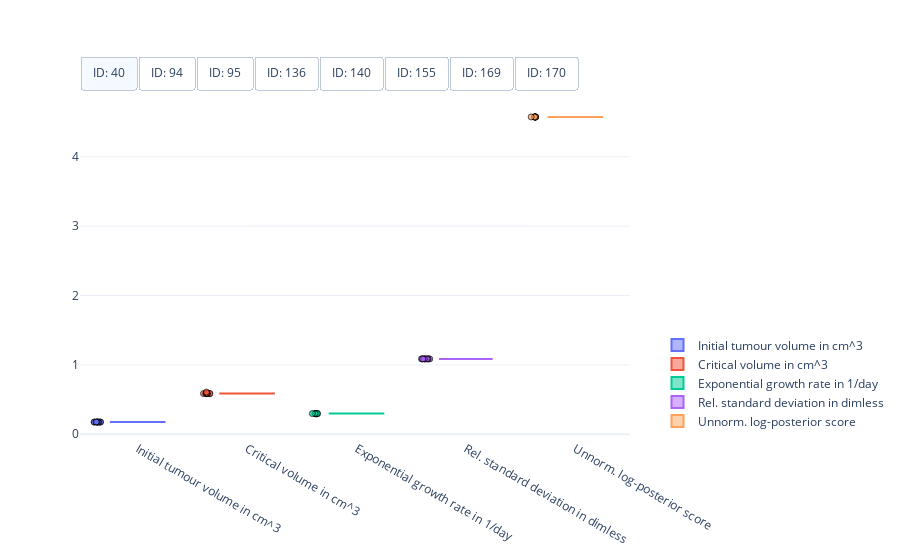

Notebook source saved alongside this figure:
### Code cell
#
# Visualisation of the spread of optimised model parameters for multiple runs from different initial points.
#
# This cell needs the above optimised parameters, and their respective objective function scores, as well as the data
# [mouse_parameters_multiplicative_noise, log_posterior_scores_multiplicative_noise, data]
#

import plotly.colors
import plotly.graph_objects as go


# Get mouse ids
mouse_ids = data['#ID'].unique()

# Get number of parameters + score (for visualisation)
n_params = mouse_parameters.shape[2] + 1

# Define colorscheme
colors = plotly.colors.qualitative.Plotly[:n_params]

# Get optimised parameters
optimised_parameters = mouse_parameters_multiplicative_noise

# Get optimised parameters
scores = log_posterior_scores_multiplicative_noise

# Create figure
fig = go.Figure()

# Box plot of optimised model parameters
for index, id_m in enumerate(mouse_ids):
    # Get optimised parameters
    parameters = optimised_parameters[index, ...]

    # Get scores
    score = scores[index, :]

    # Create box plot of for initial tumour volume
    fig.add_trace(
        go.Box(
            y=parameters[:, 0],  
            name="Initial tumour volume in cm^3",
            boxpoints='all',
            jitter=0.2,
            pointpos=-1.5,
            visible=True if index == 0 else False,
            marker=dict(
                symbol='circle',
                opacity=0.7,
                line=dict(color='black', width=1)),
            marker_color=colors[0],
            line_color=colors[0]))

    # Create box plot for critical volume
    fig.add_trace(
        go.Box(
            y=parameters[:, 1],  
            name="Critical volume in cm^3",
            boxpoints='all',
            jitter=0.2,
            pointpos=-1.5,
            visible=True if index == 0 else False,
            marker=dict(
                symbol='circle',
                opacity=0.7,
                line=dict(color='black', width=1)),
            marker_color=colors[1],
            line_color=colors[1]))

    # Create box plot of for exponential tumour growth
    fig.add_trace(
        go.Box(
            y=parameters[:, 2],  
            name="Exponential growth rate in 1/day",
            boxpoints='all',
            jitter=0.2,
            pointpos=-1.5,
            visible=True if index == 0 else False,
            marker=dict(
                symbol='circle',
                opacity=0.7,
                line=dict(color='black', width=1)),
            marker_color=colors[2],
            line_color=colors[2]))

    # Create box plot for sigma
    fig.add_trace(
        go.Box(
            y=parameters[:, 3],  
            name="Rel. standard deviation in dimless",
            boxpoints='all',
            jitter=0.2,
            pointpos=-1.5,
            visible=True if index == 0 else False,
            marker=dict(
                symbol='circle',
                opacity=0.7,
                line=dict(color='black', width=1)),
            marker_color=colors[3],
            line_color=colors[3]))
    
    # Create box plot of for objective function score
    fig.add_trace(
        go.Box(
            y=score,  
            name="Unnorm. log-posterior score",
            boxpoints='all',
            jitter=0.2,
            pointpos=-1.5,
            visible=True if index == 0 else False,
            marker=dict(
                symbol='circle',
                opacity=0.7,
                line=dict(color='black', width=1)),
            marker_color=colors[4],
            line_color=colors[4]))

# Set figure size
fig.update_layout(
    autosize=True,
    template="plotly_white")

# Add switch between mice
fig.update_layout(
    updatemenus=[
        dict(
            type = "buttons",
            direction = "right",
            buttons=list([
                dict(
                    args=[{"visible": [True]*5 + [False]*(5 * 7)}],
                    label="ID: %d" % mouse_ids[0],
                    method="restyle"
                ),
                dict(
                    args=[{"visible": [False]*5 + [True]*5 + [False]*(5 * 6)}],
                    label="ID: %d" % mouse_ids[1],
                    method="restyle"
                ),
                dict(
                    args=[{"visible": [False]*(5 * 2) + [True]*5 + [False]*(5 * 5)}],
                    label="ID: %d" % mouse_ids[2],
                    method="restyle"
                ),
                dict(
                    args=[{"visible": [False]*(5 * 3) + [True]*5 + [False]*(5 * 4)}],
                    label="ID: %d" % mouse_ids[3],
                    method="restyle"
                ),
                dict(
                    args=[{"visible": [False]*(5 * 4) + [True]*5 + [False]*(5 * 3)}],
                    label="ID: %d" % mouse_ids[4],
                    method="restyle"
                ),
                dict(
                    args=[{"visible": [False]*(5 * 5) + [True]*5 + [False]*(5 * 2)}],
                    label="ID: %d" % mouse_ids[5],
                    method="restyle"
                ),
                dict(
                    args=[{"visible": [False]*(5 * 6) + [True]*5 + [False]* 5}],
                    label="ID: %d" % mouse_ids[6],
                    method="restyle"
                ),
                dict(
                    args=[{"visible": [False]*(5 * 7) + [True]*5}],
                    label="ID: %d" % mouse_ids[7],
                    method="restyle"
                )
            ]),
            pad={"r": 0, "t": -10},
            showactive=True,
            x=0.0,
            xanchor="left",
            y=1.1,
            yanchor="top"
        )
    ]
)

# Position legend
fig.update_layout(legend=dict(
    yanchor="bottom",
    y=0.01,
    xanchor="left",
    x=1.05))

# Show figure
fig.show()

### Figure 1 — Plotly figure (JSON) as saved in the notebook; plotly's stock layout.template omitted (floating-point values rounded to 4 significant figures)
{"data": [{"boxpoints": "all", "jitter": 0.2, "line": {"color": "#636EFA"}, "marker": {"color": "#636EFA", "line": {"color": "black", "width": 1}, "opacity": 0.7, "symbol": "circle"}, "name": "Initial tumour volume in cm^3", "pointpos": -1.5, "type": "box", "visible": true, "y": [0.1757, 0.1757, 0.1757, 0.176, 0.1757, 0.1757, 0.1758, 0.1758, 0.1757, 0.1757]}, {"boxpoints": "all", "jitter": 0.2, "line": {"color": "#EF553B"}, "marker": {"color": "#EF553B", "line": {"color": "black", "width": 1}, "opacity": 0.7, "symbol": "circle"}, "name": "Critical volume in cm^3", "pointpos": -1.5, "type": "box", "visible": true, "y": [0.5861, 0.5868, 0.5863, 0.6079, 0.586, 0.5861, 0.5863, 0.5929, 0.5861, 0.5861]}, {"boxpoints": "all", "jitter": 0.2, "line": {"color": "#00CC96"}, "marker": {"color": "#00CC96", "line": {"color": "black", "width": 1}, "opacity": 0.7, "symbol": "circle"}, "name": "Exponential growth rate in 1/day", "pointpos": -1.5, "type": "box", "visible": true, "y": [0.2979, 0.2977, 0.2977, 0.2926, 0.2979, 0.2979, 0.2978, 0.2962, 0.2979, 0.2979]}, {"boxpoints": "all", "jitter": 0.2, "line": {"color": "#AB63FA"}, "marker": {"color": "#AB63FA", "line": {"color": "black", "width": 1}, "opacity": 0.7, "symbol": "circle"}, "name": "Rel. standard deviation in dimless", "pointpos": -1.5, "type": "box", "visible": true, "y": [1.086, 1.086, 1.086, 1.086, 1.087, 1.086, 1.086, 1.086, 1.086, 1.086]}, {"boxpoints": "all", "jitter": 0.2, "line": {"color": "#FFA15A"}, "marker": {"color": "#FFA15A", "line": {"color": "black", "width": 1}, "opacity": 0.7, "symbol": "circle"}, "name": "Unnorm. log-posterior score", "pointpos": -1.5, "type": "box", "visible": true, "y": [4.575, 4.575, 4.574, 4.573, 4.575, 4.575, 4.575, 4.574, 4.575, 4.575]}, {"boxpoints": "all", "jitter": 0.2, "line": {"color": "#636EFA"}, "marker": {"color": "#636EFA", "line": {"color": "black", "width": 1}, "opacity": 0.7, "symbol": "circle"}, "name": "Initial tumour volume in cm^3", "pointpos": -1.5, "type": "box", "visible": false, "y": [0.07325, 0.07325, 0.07325, 0.07353, 0.07325, 0.07325, 0.07325, 0.07325, 0.07325, 0.07325]}, {"boxpoints": "all", "jitter": 0.2, "line": {"color": "#EF553B"}, "marker": {"color": "#EF553B", "line": {"color": "black", "width": 1}, "opacity": 0.7, "symbol": "circle"}, "name": "Critical volume in cm^3", "pointpos": -1.5, "type": "box", "visible": false, "y": [0.05611, 0.05611, 0.05611, 0.06078, 0.05611, 0.05611, 0.05611, 0.05611, 0.05611, 0.05611]}, {"boxpoints": "all", "jitter": 0.2, "line": {"color": "#00CC96"}, "marker": {"color": "#00CC96", "line": {"color": "black", "width": 1}, "opacity": 0.7, "symbol": "circle"}, "name": "Exponential growth rate in 1/day", "pointpos": -1.5, "type": "box", "visible": false, "y": [0.3584, 0.3584, 0.3584, 0.337, 0.3584, 0.3584, 0.3584, 0.3584, 0.3584, 0.3584]}, {"boxpoints": "all", "jitter": 0.2, "line": {"color": "#AB63FA"}, "marker": {"color": "#AB63FA", "line": {"color": "black", "width": 1}, "opacity": 0.7, "symbol": "circle"}, "name": "Rel. standard deviation in dimless", "pointpos": -1.5, "type": "box", "visible": false, "y": [1.074, 1.074, 1.074, 1.074, 1.074, 1.074, 1.074, 1.074, 1.074, 1.074]}, {"boxpoints": "all", "jitter": 0.2, "line": {"color": "#FFA15A"}, "marker": {"color": "#FFA15A", "line": {"color": "black", "width": 1}, "opacity": 0.7, "symbol": "circle"}, "name": "Unnorm. log-posterior score", "pointpos": -1.5, "type": "box", "visible": false, "y": [27.81, 27.81, 27.81, 27.8, 27.81, 27.81, 27.81, 27.81, 27.81, 27.81]}, {"boxpoints": "all", "jitter": 0.2, "line": {"color": "#636EFA"}, "marker": {"color": "#636EFA", "line": {"color": "black", "width": 1}, "opacity": 0.7, "symbol": "circle"}, "name": "Initial tumour volume in cm^3", "pointpos": -1.5, "type": "box", "visible": false, "y": [0.1972, 0.1968, 0.1968, 0.1968, 0.1968, 0.1968, 0.1968, 0.1968, 0.1968, 0.1968]}, {"boxpoints": "all", "jitter": 0.2, "line": {"color": "#EF553B"}, "marker": {"color": "#EF553B", "line": {"color": "black", "width": 1}, "opacity": 0.7, "symbol": "circle"}, "name": "Critical volume in cm^3", "pointpos": -1.5, "type": "box", "visible": false, "y": [1.064, 1.043, 1.043, 1.043, 1.043, 1.043, 1.043, 1.043, 1.043, 1.043]}, {"boxpoints": "all", "jitter": 0.2, "line": {"color": "#00CC96"}, "marker": {"color": "#00CC96", "line": {"color": "black", "width": 1}, "opacity": 0.7, "symbol": "circle"}, "name": "Exponential growth rate in 1/day", "pointpos": -1.5, "type": "box", "visible": false, "y": [0.1892, 0.1907, 0.1907, 0.1907, 0.1907, 0.1907, 0.1907, 0.1907, 0.1907, 0.1907]}, {"boxpoints": "all", "jitter": 0.2, "line": {"color": "#AB63FA"}, "marker": {"color": "#AB63FA", "line": {"color": "black", "width": 1}, "opacity": 0.7, "symbol": "circle"}, "name": "Rel. standard deviation in dimless", "pointpos": -1.5, "type": "box", "visible": false, "y": [1.152, 1.152, 1.152, 1.152, 1.152, 1.152, 1.152, 1.152, 1.152, 1.152]}, {"boxpoints": "all", "jitter": 0.2, "line": {"color": "#FFA15A"}, "marker": {"color": "#FFA15A", "line": {"color": "black", "width": 1}, "opacity": 0.7, "symbol": "circle"}, "name": "Unnorm. log-posterior score", "pointpos": -1.5, "type": "box", "visible": false, "y": [0.4998, 0.5006, 0.5006, 0.5006, 0.5006, 0.5006, 0.5006, 0.5006, 0.5006, 0.5006]}, {"boxpoints": "all", "jitter": 0.2, "line": {"color": "#636EFA"}, "marker": {"color": "#636EFA", "line": {"color": "black", "width": 1}, "opacity": 0.7, "symbol": "circle"}, "name": "Initial tumour volume in cm^3", "pointpos": -1.5, "type": "box", "visible": false, "y": [0.1314, 0.1317, 0.1315, 0.1314, 0.1314, 0.1315, 0.1314, 0.1314, 0.1315, 0.1314]}, {"boxpoints": "all", "jitter": 0.2, "line": {"color": "#EF553B"}, "marker": {"color": "#EF553B", "line": {"color": "black", "width": 1}, "opacity": 0.7, "symbol": "circle"}, "name": "Critical volume in cm^3", "pointpos": -1.5, "type": "box", "visible": false, "y": [0.5608, 0.5677, 0.567, 0.5608, 0.5608, 0.5671, 0.5608, 0.5608, 0.561, 0.5608]}, {"boxpoints": "all", "jitter": 0.2, "line": {"color": "#00CC96"}, "marker": {"color": "#00CC96", "line": {"color": "black", "width": 1}, "opacity": 0.7, "symbol": "circle"}, "name": "Exponential growth rate in 1/day", "pointpos": -1.5, "type": "box", "visible": false, "y": [0.1482, 0.1474, 0.1476, 0.1482, 0.1482, 0.1475, 0.1482, 0.1482, 0.1481, 0.1482]}, {"boxpoints": "all", "jitter": 0.2, "line": {"color": "#AB63FA"}, "marker": {"color": "#AB63FA", "line": {"color": "black", "width": 1}, "opacity": 0.7, "symbol": "circle"}, "name": "Rel. standard deviation in dimless", "pointpos": -1.5, "type": "box", "visible": false, "y": [1.083, 1.083, 1.083, 1.083, 1.083, 1.083, 1.083, 1.083, 1.083, 1.083]}, {"boxpoints": "all", "jitter": 0.2, "line": {"color": "#FFA15A"}, "marker": {"color": "#FFA15A", "line": {"color": "black", "width": 1}, "opacity": 0.7, "symbol": "circle"}, "name": "Unnorm. log-posterior score", "pointpos": -1.5, "type": "box", "visible": false, "y": [17.09, 17.09, 17.09, 17.09, 17.09, 17.09, 17.09, 17.09, 17.09, 17.09]}, {"boxpoints": "all", "jitter": 0.2, "line": {"color": "#636EFA"}, "marker": {"color": "#636EFA", "line": {"color": "black", "width": 1}, "opacity": 0.7, "symbol": "circle"}, "name": "Initial tumour volume in cm^3", "pointpos": -1.5, "type": "box", "visible": false, "y": [0.1081, 0.1081, 0.1081, 0.1081, 0.1081, 0.1081, 0.1081, 0.1081, 0.1081, 0.1081]}, {"boxpoints": "all", "jitter": 0.2, "line": {"color": "#EF553B"}, "marker": {"color": "#EF553B", "line": {"color": "black", "width": 1}, "opacity": 0.7, "symbol": "circle"}, "name": "Critical volume in cm^3", "pointpos": -1.5, "type": "box", "visible": false, "y": [1000.0, 1000.0, 1000.0, 1000.0, 1000.0, 1000.0, 1000.0, 1000.0, 1000.0, 1000.0]}, {"boxpoints": "all", "jitter": 0.2, "line": {"color": "#00CC96"}, "marker": {"color": "#00CC96", "line": {"color": "black", "width": 1}, "opacity": 0.7, "symbol": "circle"}, "name": "Exponential growth rate in 1/day", "pointpos": -1.5, "type": "box", "visible": false, "y": [0.09779, 0.09779, 0.09779, 0.09779, 0.09779, 0.09779, 0.09779, 0.09779, 0.09779, 0.09779]}, {"boxpoints": "all", "jitter": 0.2, "line": {"color": "#AB63FA"}, "marker": {"color": "#AB63FA", "line": {"color": "black", "width": 1}, "opacity": 0.7, "symbol": "circle"}, "name": "Rel. standard deviation in dimless", "pointpos": -1.5, "type": "box", "visible": false, "y": [1.171, 1.171, 1.171, 1.171, 1.171, 1.171, 1.171, 1.171, 1.171, 1.171]}, {"boxpoints": "all", "jitter": 0.2, "line": {"color": "#FFA15A"}, "marker": {"color": "#FFA15A", "line": {"color": "black", "width": 1}, "opacity": 0.7, "symbol": "circle"}, "name": "Unnorm. log-posterior score", "pointpos": -1.5, "type": "box", "visible": false, "y": [8.45, 8.45, 8.45, 8.45, 8.45, 8.45, 8.45, 8.45, 8.45, 8.45]}, {"boxpoints": "all", "jitter": 0.2, "line": {"color": "#636EFA"}, "marker": {"color": "#636EFA", "line": {"color": "black", "width": 1}, "opacity": 0.7, "symbol": "circle"}, "name": "Initial tumour volume in cm^3", "pointpos": -1.5, "type": "box", "visible": false, "y": [0.1005, 0.1002, 0.1001, 0.1002, 0.1002, 0.1002, 0.1002, 0.1004, 0.1003, 0.1002]}, {"boxpoints": "all", "jitter": 0.2, "line": {"color": "#EF553B"}, "marker": {"color": "#EF553B", "line": {"color": "black", "width": 1}, "opacity": 0.7, "symbol": "circle"}, "name": "Critical volume in cm^3", "pointpos": -1.5, "type": "box", "visible": false, "y": [0.1226, 0.1223, 0.1182, 0.1224, 0.1224, 0.1223, 0.1222, 0.1225, 0.1223, 0.1222]}, {"boxpoints": "all", "jitter": 0.2, "line": {"color": "#00CC96"}, "marker": {"color": "#00CC96", "line": {"color": "black", "width": 1}, "opacity": 0.7, "symbol": "circle"}, "name": "Exponential growth rate in 1/day", "pointpos": -1.5, "type": "box", "visible": false, "y": [0.7547, 0.7555, 0.7763, 0.7556, 0.7557, 0.7564, 0.7565, 0.7551, 0.7563, 0.7564]}, {"boxpoints": "all", "jitter": 0.2, "line": {"color": "#AB63FA"}, "marker": {"color": "#AB63FA", "line": {"color": "black", "width": 1}, "opacity": 0.7, "symbol": "circle"}, "name": "Rel. standard deviation in dimless", "pointpos": -1.5, "type": "box", "visible": false, "y": [1.147, 1.147, 1.147, 1.148, 1.148, 1.147, 1.147, 1.147, 1.147, 1.147]}, {"boxpoints": "all", "jitter": 0.2, "line": {"color": "#FFA15A"}, "marker": {"color": "#FFA15A", "line": {"color": "black", "width": 1}, "opacity": 0.7, "symbol": "circle"}, "name": "Unnorm. log-posterior score", "pointpos": -1.5, "type": "box", "visible": false, "y": [2.029, 2.029, 2.027, 2.029, 2.029, 2.029, 2.029, 2.03, 2.03, 2.029]}, {"boxpoints": "all", "jitter": 0.2, "line": {"color": "#636EFA"}, "marker": {"color": "#636EFA", "line": {"color": "black", "width": 1}, "opacity": 0.7, "symbol": "circle"}, "name": "Initial tumour volume in cm^3", "pointpos": -1.5, "type": "box", "visible": false, "y": [0.1215, 0.1215, 0.1215, 0.1215, 0.1215, 0.1215, 0.1215, 0.1215, 0.1215, 0.1215]}, {"boxpoints": "all", "jitter": 0.2, "line": {"color": "#EF553B"}, "marker": {"color": "#EF553B", "line": {"color": "black", "width": 1}, "opacity": 0.7, "symbol": "circle"}, "name": "Critical volume in cm^3", "pointpos": -1.5, "type": "box", "visible": false, "y": [0.6517, 0.6517, 0.6517, 0.6517, 0.6517, 0.6517, 0.6517, 0.6517, 0.6517, 0.6517]}, {"boxpoints": "all", "jitter": 0.2, "line": {"color": "#00CC96"}, "marker": {"color": "#00CC96", "line": {"color": "black", "width": 1}, "opacity": 0.7, "symbol": "circle"}, "name": "Exponential growth rate in 1/day", "pointpos": -1.5, "type": "box", "visible": false, "y": [0.09367, 0.09367, 0.09367, 0.09367, 0.09367, 0.09367, 0.09367, 0.09367, 0.09367, 0.09367]}, {"boxpoints": "all", "jitter": 0.2, "line": {"color": "#AB63FA"}, "marker": {"color": "#AB63FA", "line": {"color": "black", "width": 1}, "opacity": 0.7, "symbol": "circle"}, "name": "Rel. standard deviation in dimless", "pointpos": -1.5, "type": "box", "visible": false, "y": [1.044, 1.044, 1.044, 1.044, 1.044, 1.044, 1.044, 1.044, 1.044, 1.044]}, {"boxpoints": "all", "jitter": 0.2, "line": {"color": "#FFA15A"}, "marker": {"color": "#FFA15A", "line": {"color": "black", "width": 1}, "opacity": 0.7, "symbol": "circle"}, "name": "Unnorm. log-posterior score", "pointpos": -1.5, "type": "box", "visible": false, "y": [31.57, 31.57, 31.57, 31.57, 31.57, 31.57, 31.57, 31.57, 31.57, 31.57]}, {"boxpoints": "all", "jitter": 0.2, "line": {"color": "#636EFA"}, "marker": {"color": "#636EFA", "line": {"color": "black", "width": 1}, "opacity": 0.7, "symbol": "circle"}, "name": "Initial tumour volume in cm^3", "pointpos": -1.5, "type": "box", "visible": false, "y": [0.08314, 0.08314, 0.08314, 0.08314, 0.08314, 0.08314, 0.08314, 0.08314, 0.08314, 0.08314]}, {"boxpoints": "all", "jitter": 0.2, "line": {"color": "#EF553B"}, "marker": {"color": "#EF553B", "line": {"color": "black", "width": 1}, "opacity": 0.7, "symbol": "circle"}, "name": "Critical volume in cm^3", "pointpos": -1.5, "type": "box", "visible": false, "y": [1.014, 1.014, 1.014, 1.014, 1.014, 1.014, 1.014, 1.014, 1.014, 1.014]}, {"boxpoints": "all", "jitter": 0.2, "line": {"color": "#00CC96"}, "marker": {"color": "#00CC96", "line": {"color": "black", "width": 1}, "opacity": 0.7, "symbol": "circle"}, "name": "Exponential growth rate in 1/day", "pointpos": -1.5, "type": "box", "visible": false, "y": [0.0836, 0.0836, 0.0836, 0.0836, 0.0836, 0.0836, 0.0836, 0.0836, 0.0836, 0.0836]}, {"boxpoints": "all", "jitter": 0.2, "line": {"color": "#AB63FA"}, "marker": {"color": "#AB63FA", "line": {"color": "black", "width": 1}, "opacity": 0.7, "symbol": "circle"}, "name": "Rel. standard deviation in dimless", "pointpos": -1.5, "type": "box", "visible": false, "y": [1.062, 1.062, 1.062, 1.062, 1.062, 1.062, 1.062, 1.062, 1.062, 1.062]}, {"boxpoints": "all", "jitter": 0.2, "line": {"color": "#FFA15A"}, "marker": {"color": "#FFA15A", "line": {"color": "black", "width": 1}, "opacity": 0.7, "symbol": "circle"}, "name": "Unnorm. log-posterior score", "pointpos": -1.5, "type": "box", "visible": false, "y": [31.43, 31.43, 31.43, 31.43, 31.43, 31.43, 31.43, 31.43, 31.43, 31.43]}], "layout": {"autosize": true, "legend": {"x": 1.05, "xanchor": "left", "y": 0.01, "yanchor": "bottom"}, "updatemenus": [{"buttons": [{"args": [{"visible": [true, true, true, true, true, false, false, false, false, false, false, false, false, false, false, false, false, false, false, false, false, false, false, false, false, false, false, false, false, false, false, false, false, false, false, false, false, false, false, false]}], "label": "ID: 40", "method": "restyle"}, {"args": [{"visible": [false, false, false, false, false, true, true, true, true, true, false, false, false, false, false, false, false, false, false, false, false, false, false, false, false, false, false, false, false, false, false, false, false, false, false, false, false, false, false, false]}], "label": "ID: 94", "method": "restyle"}, {"args": [{"visible": [false, false, false, false, false, false, false, false, false, false, true, true, true, true, true, false, false, false, false, false, false, false, false, false, false, false, false, false, false, false, false, false, false, false, false, false, false, false, false, false]}], "label": "ID: 95", "method": "restyle"}, {"args": [{"visible": [false, false, false, false, false, false, false, false, false, false, false, false, false, false, false, true, true, true, true, true, false, false, false, false, false, false, false, false, false, false, false, false, false, false, false, false, false, false, false, false]}], "label": "ID: 136", "method": "restyle"}, {"args": [{"visible": [false, false, false, false, false, false, false, false, false, false, false, false, false, false, false, false, false, false, false, false, true, true, true, true, true, false, false, false, false, false, false, false, false, false, false, false, false, false, false, false]}], "label": "ID: 140", "method": "restyle"}, {"args": [{"visible": [false, false, false, false, false, false, false, false, false, false, false, false, false, false, false, false, false, false, false, false, false, false, false, false, false, true, true, true, true, true, false, false, false, false, false, false, false, false, false, false]}], "label": "ID: 155", "method": "restyle"}, {"args": [{"visible": [false, false, false, false, false, false, false, false, false, false, false, false, false, false, false, false, false, false, false, false, false, false, false, false, false, false, false, false, false, false, true, true, true, true, true, false, false, false, false, false]}], "label": "ID: 169", "method": "restyle"}, {"args": [{"visible": [false, false, false, false, false, false, false, false, false, false, false, false, false, false, false, false, false, false, false, false, false, false, false, false, false, false, false, false, false, false, false, false, false, false, false, true, true, true, true, true]}], "label": "ID: 170", "method": "restyle"}], "direction": "right", "pad": {"r": 0, "t": -10}, "showactive": true, "type": "buttons", "x": 0, "xanchor": "left", "y": 1.1, "yanchor": "top"}]}}
